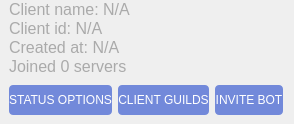
                   <widget class="QWidget" name="client_info_page">
                    <layout class="QHBoxLayout" name="horizontalLayout_13">
                     <property name="spacing">
                      <number>0</number>
                     </property>
                     <property name="leftMargin">
                      <number>0</number>
                     </property>
                     <property name="topMargin">
                      <number>0</number>
                     </property>
                     <property name="rightMargin">
                      <number>0</number>
                     </property>
                     <property name="bottomMargin">
                      <number>0</number>
                     </property>
                     <item>
                      <widget class="QFrame" name="frame_3">
                       <property name="styleSheet">
                        <string notr="true">QPushButton{
background:rgb(114,137,218);
color:white;
border-radius:4px}
QPushButton:hover{
background:rgb(131, 160, 252);
}
QLabel{
color:rgb(170, 170, 170)}</string>
                       </property>
                       <property name="frameShape">
                        <enum>QFrame::NoFrame</enum>
                       </property>
                       <property name="frameShadow">
                        <enum>QFrame::Raised</enum>
                       </property>
                       <layout class="QVBoxLayout" name="verticalLayout_3">
                        <property name="spacing">
                         <number>0</number>
                        </property>
                        <property name="topMargin">
                         <number>0</number>
                        </property>
                        <property name="bottomMargin">
                         <number>0</number>
                        </property>
                        <item>
                         <widget class="QLabel" name="client_name_label">
                          <property name="font">
                           <font>
                            <pointsize>12</pointsize>
                           </font>
                          </property>
                          <property name="text">
                           <string>Client name: N/A</string>
                          </property>
                         </widget>
                        </item>
                        <item>
                         <widget class="QLabel" name="client_id_label">
                          <property name="font">
                           <font>
                            <pointsize>12</pointsize>
                           </font>
                          </property>
                          <property name="text">
                           <string>Client id: N/A</string>
                          </property>
                         </widget>
                        </item>
                        <item>
                         <widget class="QLabel" name="client_created_at_label">
                          <property name="font">
                           <font>
                            <pointsize>12</pointsize>
                           </font>
                          </property>
                          <property name="text">
                           <string>Created at: N/A</string>
                          </property>
                         </widget>
                        </item>
                        <item>
                         <widget class="QLabel" name="Joined_servers_label">
                          <property name="font">
                           <font>
                            <pointsize>12</pointsize>
                           </font>
                          </property>
                          <property name="text">
                           <string>Joined 0 servers</string>
                          </property>
                         </widget>
                        </item>
                        <item>
                         <widget class="QFrame" name="frame_4">
                          <property name="sizePolicy">
                           <sizepolicy hsizetype="Preferred" vsizetype="Fixed">
                            <horstretch>0</horstretch>
                            <verstretch>0</verstretch>
                           </sizepolicy>
                          </property>
                          <property name="styleSheet">
                           <string notr="true">QPushButton{
background:rgb(114,137,218);
color:white;
border-radius:4px}
QPushButton:hover{
background:rgb(131, 160, 252);
}</string>
                          </property>
                          <property name="frameShape">
                           <enum>QFrame::NoFrame</enum>
                          </property>
                          <property name="frameShadow">
                           <enum>QFrame::Raised</enum>
                          </property>
                          <layout class="QHBoxLayout" name="horizontalLayout_14">
                           <property name="leftMargin">
                            <number>0</number>
                           </property>
                           <property name="rightMargin">
                            <number>2</number>
                           </property>
                           <item>
                            <widget class="QPushButton" name="status_options_button">
                             <property name="sizePolicy">
                              <sizepolicy hsizetype="Expanding" vsizetype="Minimum">
                               <horstretch>0</horstretch>
                               <verstretch>0</verstretch>
                              </sizepolicy>
                             </property>
                             <property name="minimumSize">
                              <size>
                               <width>0</width>
                               <height>30</height>
                              </size>
                             </property>
                             <property name="cursor">
                              <cursorShape>PointingHandCursor</cursorShape>
                             </property>
                             <property name="text">
                              <string>STATUS OPTIONS</string>
                             </property>
                            </widget>
                           </item>
                           <item>
                            <widget class="QPushButton" name="client_guilds_button">
                             <property name="sizePolicy">
                              <sizepolicy hsizetype="Expanding" vsizetype="Minimum">
                               <horstretch>0</horstretch>
                               <verstretch>0</verstretch>
                              </sizepolicy>
                             </property>
                             <property name="minimumSize">
                              <size>
                               <width>0</width>
                               <height>30</height>
                              </size>
                             </property>
                             <property name="cursor">
                              <cursorShape>PointingHandCursor</cursorShape>
                             </property>
                             <property name="text">
                              <string>CLIENT GUILDS</string>
                             </property>
                            </widget>
                           </item>
                           <item>
                            <widget class="QPushButton" name="invite_bot_button">
                             <property name="sizePolicy">
                              <sizepolicy hsizetype="Expanding" vsizetype="Minimum">
                               <horstretch>0</horstretch>
                               <verstretch>0</verstretch>
                              </sizepolicy>
                             </property>
                             <property name="minimumSize">
                              <size>
                               <width>0</width>
                               <height>30</height>
                              </size>
                             </property>
                             <property name="cursor">
                              <cursorShape>PointingHandCursor</cursorShape>
                             </property>
                             <property name="text">
                              <string>INVITE BOT</string>
                             </property>
                            </widget>
                           </item>
                          </layout>
                         </widget>
                        </item>
                       </layout>
                      </widget>
                     </item>
                    </layout>
                   </widget>
